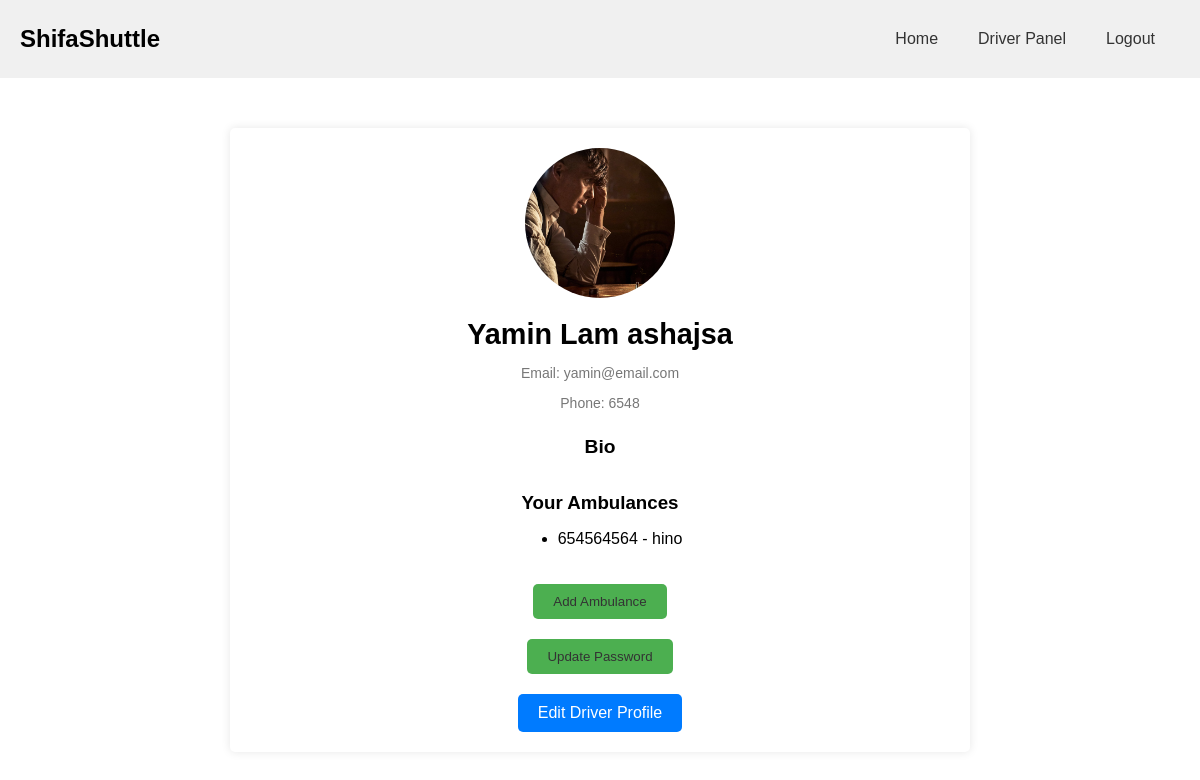
Page /driver/driver_profile/ (signed in) on the earlier database version.
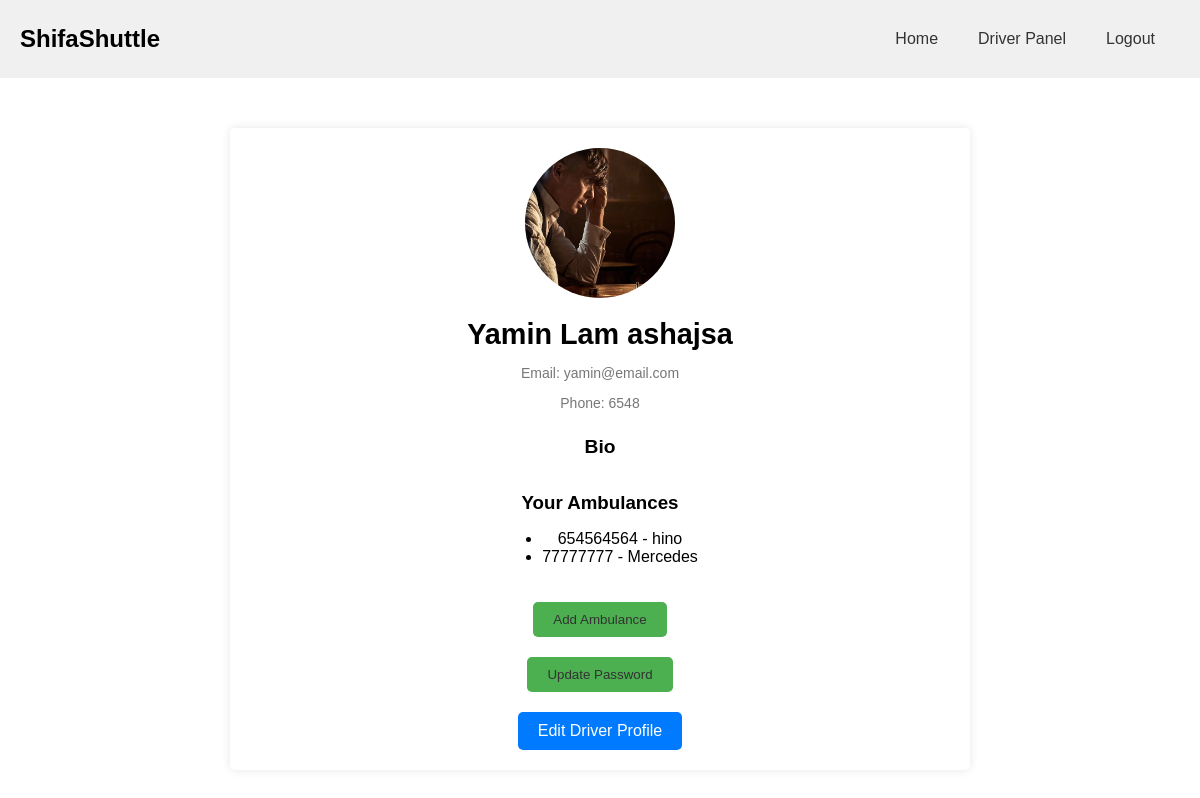
Same page on the later database version.
### driver/models.py (models this page shows, shortened)
class Ambulance(models.Model):
    registration_number = models.CharField(max_length=50, unique=True)
    model = models.CharField(max_length=100)
    capacity = models.IntegerField()
    status_choices = [
        ('available', 'Available'),
        ('on_call', 'On Call'),
        ('in_service', 'In Service'),
    ]
    status = models.CharField(max_length=20, choices=status_choices)
    location = models.CharField(max_length=255)  # Field for entering location by text
    driver = models.ForeignKey(Driver, on_delete=models.SET_NULL, null=True, blank=True, related_name='ambulances')

### driver/views.py (the view)
# urls.py: path('driver_profile/', views.driver_profile, name='driver_profile'),
@login_required
def driver_profile(request):
    user = request.user
    try:
        driver = user.driver
    except Driver.DoesNotExist:
        driver = None
    return render(request, 'driver_profile.html', {'driver': driver})

### templates/driver_profile.html (shortened to what this page needs)
{% extends 'user_profile.html' %}
{% block nav %}
<nav>
    <a href="{% url 'driver_home' %}">Home</a>
    <a href="{% url 'driver_panel' %}">Driver Panel</a>
    <a href="{% url 'logout' %}">Logout</a>
</nav>
{% endblock %}
{% block content %}
<div class="profile-container">
    {% if user.is_authenticated %}
    <div class="profile-card">
        <div class="profile-picture">
            <img src="{{ driver.profile_pic.url }}" alt="Profile Picture">
        </div>
        <div class="profile-info">
            <h2>{{ user.first_name }} {{ user.last_name }}</h2>
            <p>Email: {{ user.email }}</p>
            {% if driver %}
            <p>Phone: {{ driver.phone }}</p>
            {% endif %}
        </div>
        <div class="profile-bio">
            <h3>Bio</h3>
        </div>
        <div class="profile-info">
            <h3>Your Ambulances</h3>
            <ul>
                {% for ambulance in driver.ambulances.all %}
                <li>{{ ambulance.registration_number }} - {{ ambulance.model }}</li>
                {% endfor %}
            </ul>
        </div>
    </div>
    <div class="profile-info">
        <button type="submit"> <a href="{% url 'add_ambulance' %}">Add Ambulance</a>
        </button>
    </div>
    <div class="profile-info">
        <button type="submit"> <a href="{% url 'change_password' %}">Update Password</a> </button>
    </div>
    <div class="profile-card"><a href="{% url 'edit_driver_profile' %}">Edit Driver Profile</a></div>
    {% else %}
    <p>You are not logged in</p>
    <a href="{% url 'login' %}">Log In</a>
    {% endif %}
</div>
{% endblock %}

Differences in the rows shown:
added Ambulance: registration_number "77777777", model "Mercedes"
